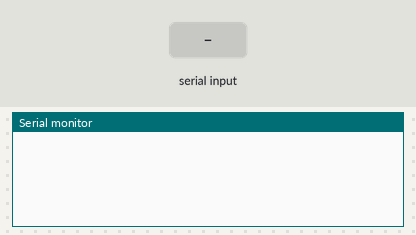
Recording of a sketch running on a simulated Arduino Uno, built with avr-gcc and run on an emulated ATmega328P. Parts: the last lines printed to the serial monitor. Inputs (shaded band) come from the test bench.

Above: at 1.2 s.
1.3 s: "descer" received over the second serial link
At 2.5 s:
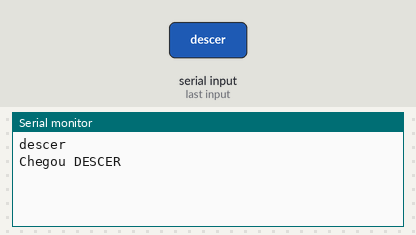
2.8 s: "1" received over the second serial link
At 4.0 s:
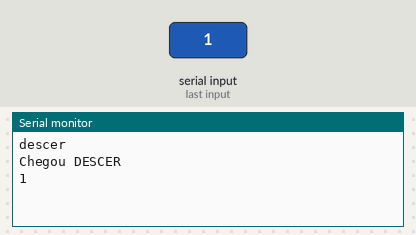

The sketch:

Ler_serial.ino
```cpp
String readString;
#include <SoftwareSerial.h>

#define RX 12 // D7
#define TX 11  // D8

SoftwareSerial mySerial(RX, TX); // RX = D7, TX  = D8

void setup()
{
  Serial.begin(9600);
 mySerial.begin(9600); // NAO mudar, pois as outras trabalham em 9600

 }

void loop()
{
  while (mySerial.available()) {
    delay(3);
    char c = mySerial.read();
    readString += c;
  }
  if (readString.length() >0) {
    Serial.println(readString);
    if ( readString=="descer")
    {
      Serial.println("Chegou DESCER");
      mySerial.write("descer");
    }
    readString="";
  }
}
```

Measured:
- after the input at 1.3 s, the serial monitor: prints a new line at once (image 1)
- after the input at 2.8 s, the serial monitor: prints a new line at once (image 2)
